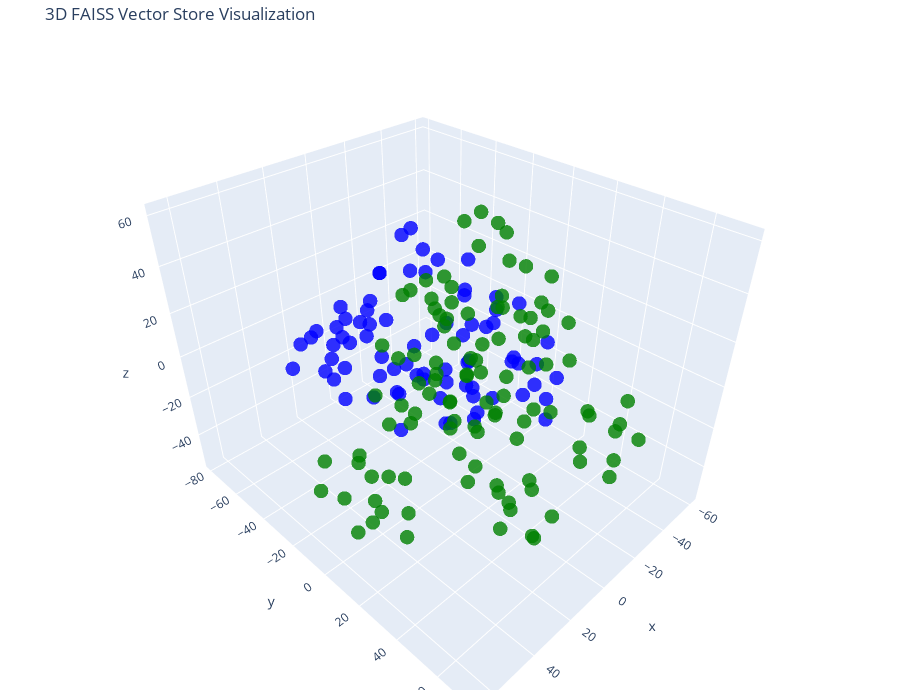

The notebook cell this image was saved under:
### Code cell
tsne = TSNE(n_components=3, random_state=42)
reduced_vectors = tsne.fit_transform(vectors)

# Create the 3D scatter plot
fig = go.Figure(data=[go.Scatter3d(
    x=reduced_vectors[:, 0],
    y=reduced_vectors[:, 1],
    z=reduced_vectors[:, 2],
    mode='markers',
    marker=dict(size=5, color=colors, opacity=0.8),
    text=[f"Type: {t}<br>Text: {d[:100]}..." for t, d in zip(doc_types, documents)],
    hoverinfo='text'
)])

fig.update_layout(
    title='3D FAISS Vector Store Visualization',
    scene=dict(xaxis_title='x', yaxis_title='y', zaxis_title='z'),
    width=900,
    height=700,
    margin=dict(r=20, b=10, l=10, t=40)
)

fig.show()

### Figure 1 — Plotly figure (JSON) as saved in the notebook; plotly's stock layout.template omitted (floating-point values rounded to 4 significant figures; data arrays with more than 128 entries replaced by an {"elided": "..."} marker saying what was removed)
{"data": [{"hoverinfo": "text", "marker": {"color": {"elided": "183 str values"}, "opacity": 0.8, "size": 5}, "mode": "markers", "text": {"elided": "183 str values"}, "type": "scatter3d", "x": {"elided": "183 float values"}, "y": {"elided": "183 float values"}, "z": {"elided": "183 float values"}}], "layout": {"height": 700, "margin": {"b": 10, "l": 10, "r": 20, "t": 40}, "scene": {"xaxis": {"title": {"text": "x"}}, "yaxis": {"title": {"text": "y"}}, "zaxis": {"title": {"text": "z"}}}, "title": {"text": "3D FAISS Vector Store Visualization"}, "width": 900}}
